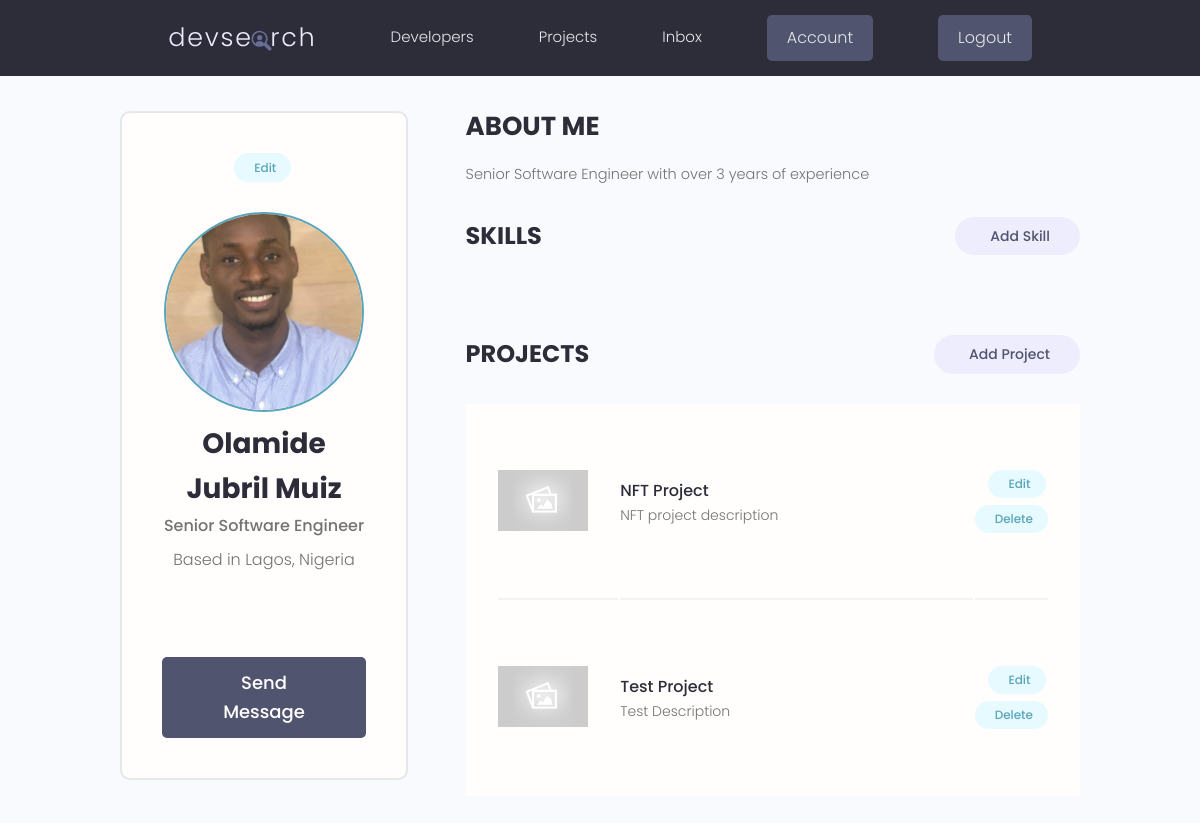
The app's page /account/my_profile/ (signed in), older data.
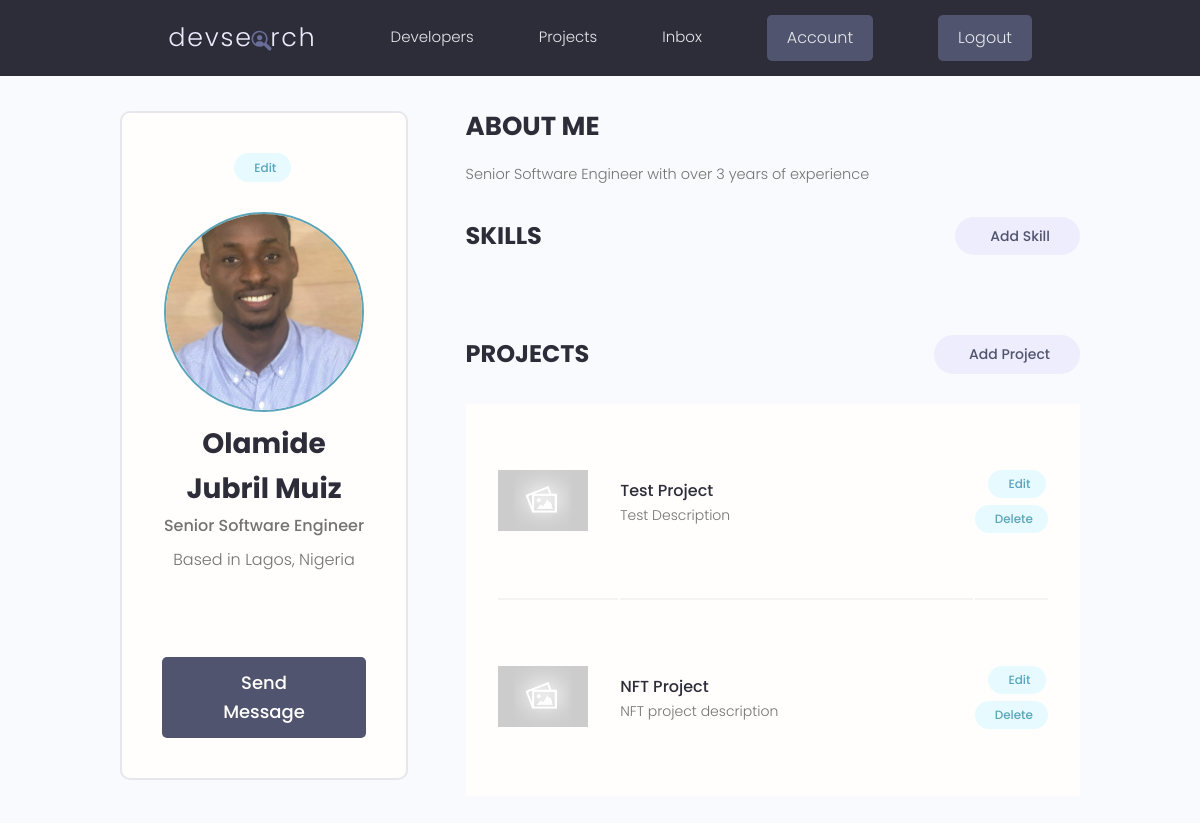
The same page, newer data.
### projects/models.py (models this page shows, shortened)
class Project(models.Model):
    owner = models.ForeignKey(
        Profile, on_delete=models.SET_NULL, null=True, blank=True)
    title = models.CharField(max_length=200)
    description = models.CharField(max_length=2000, null=True, blank=True)
    demo_link = models.CharField(max_length=2000, null=True, blank=True)
    source_link = models.CharField(max_length=2000, null=True, blank=True)
    featured_image = models.ImageField(
        null=True, blank=True, default='default.jpg')
    tags = models.ManyToManyField('Tag', blank=True)
    vote_total = models.IntegerField(default=0, null=True, blank=True)
    vote_ratio = models.IntegerField(default=0, null=True, blank=True)
    createdAt = models.DateTimeField(auto_now_add=True)
    id = models.UUIDField(default=uuid.uuid4, unique=True,
                          primary_key=True, editable=False)
    class Meta:
        ordering = ['-vote_ratio', '-vote_total', 'title']

### account/views.py (the view)
# urls.py: path('account/my_profile/', views.account, name='user_account'),
@login_required(login_url='login')
def account(request):
    profile = request.user.profile
    topSkills = profile.skill_set.exclude(description__exact="")
    otherSkills = profile.skill_set.filter(description="")
    context = {
        "profile": profile,
        "topSkills": topSkills,
        "otherSkills": otherSkills
    }
    return render(request, 'account/account.html', context)

### account/templates/account/account.html (shortened to what this page needs)
{% extends 'main.html'%}
{% block content %}
  <main class="settingsPage profile my-md">
    <div class="container">
      <div class="layout">
        <div class="column column--1of3">
          <div class="card text-center">
            <div class="card__body dev">
              <a class="tag tag--pill tag--main settings__btn" href="{% url 'account_update' %}">
                Edit
              </a>
              <img class="avatar avatar--xl dev__avatar" src="{{ profile.profile_image.url }}" />
              <h2 class="dev__name">{{ profile.name }}</h2>
              <p class="dev__title">{{ profile.short_intro }}</p>
              <p class="dev__location">Based in {{ profile.location }}</p>
              <ul class="dev__social">
              </ul>
              <a href="#" class="btn btn--sub btn--lg">Send Message </a>
            </div>
          </div>
        </div>
        <div class="column column--2of3">
          <div class="devInfo">
            <h3 class="devInfo__title">About Me</h3>
            <p class="devInfo__about">{{ profile.bio }}</p>
          </div>
          <div class="settings">
            <h3 class="settings__title">Skills</h3>
            <a class="tag tag--pill tag--sub settings__btn tag--lg" href="{% url 'create_skill' %}"> Add Skill</a>
          </div>
          <div class="settings">
            <h3 class="settings__title">Projects</h3>
            <a class="tag tag--pill tag--sub settings__btn tag--lg" href="{% url 'create_project' %}"> Add Project</a>
          </div>
          <table class="settings__table">
            {% for project in profile.project_set.all|slice:"5" %}
              <tr>
                <td class="settings__thumbnail">
                  <a href="{% url 'project' project.id %}"><img src="{{ project.featured_image.url }}" alt="{{ project.title }}" /></a>
                </td>
                <td class="settings__tableInfo">
                  <a href="{% url 'project' project.id %}">{{ project.title }}</a>
                  <p>{{ project.description|slice:"100" }}</p>
                </td>
                <td class="settings__tableActions">
                  <a class="tag tag--pill tag--main settings__btn" href="{% url 'update_project' project.id %}">Edit</a>
                  <a class="tag tag--pill tag--main settings__btn" href="{% url 'delete_project' project.id %}?next=/account/my_profile">Delete</a>
                </td>
              </tr>
            {% endfor %}
          </table>
        </div>
      </div>
    </div>
  </main>
{% endblock content %}

Row changes from the older to the newer data that the page shows:
changed Project "Test Project": moves up the list
